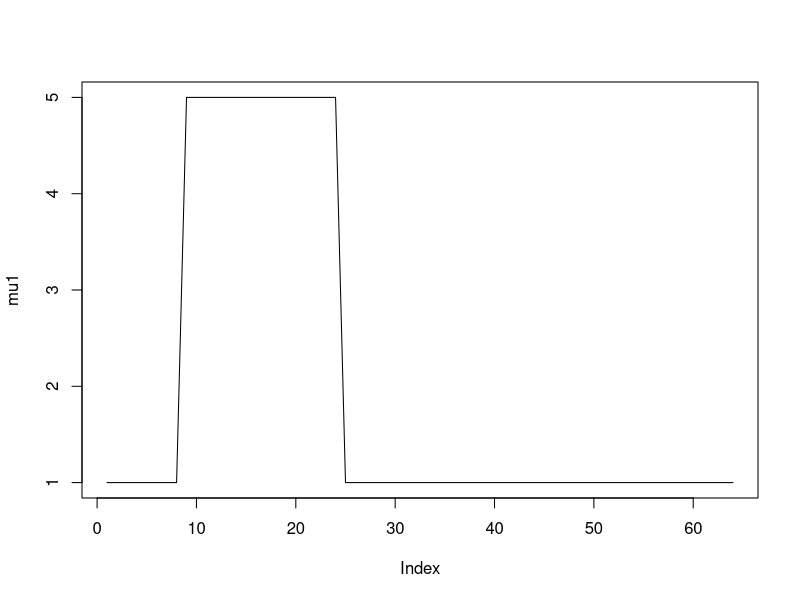
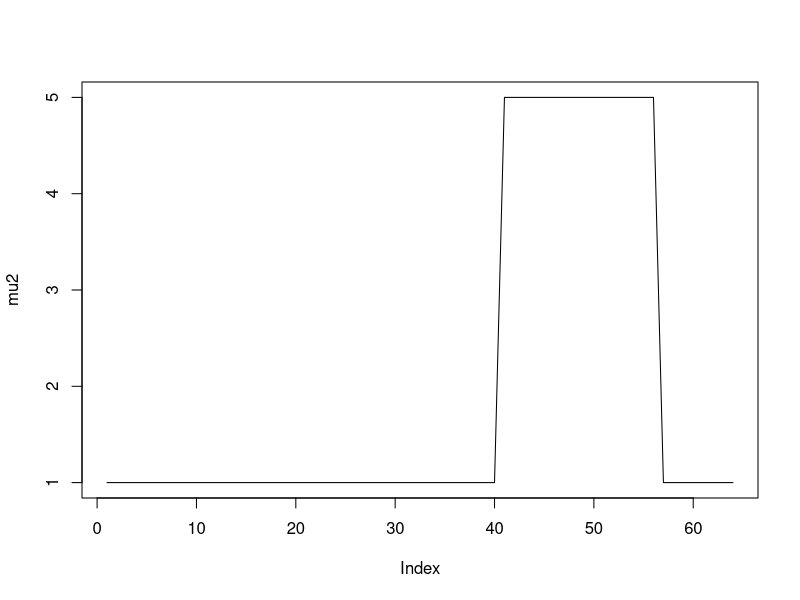
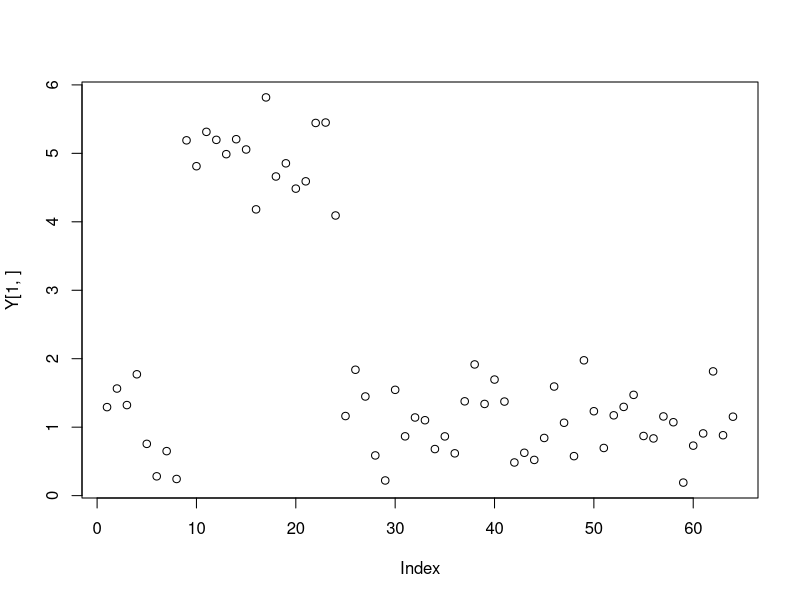
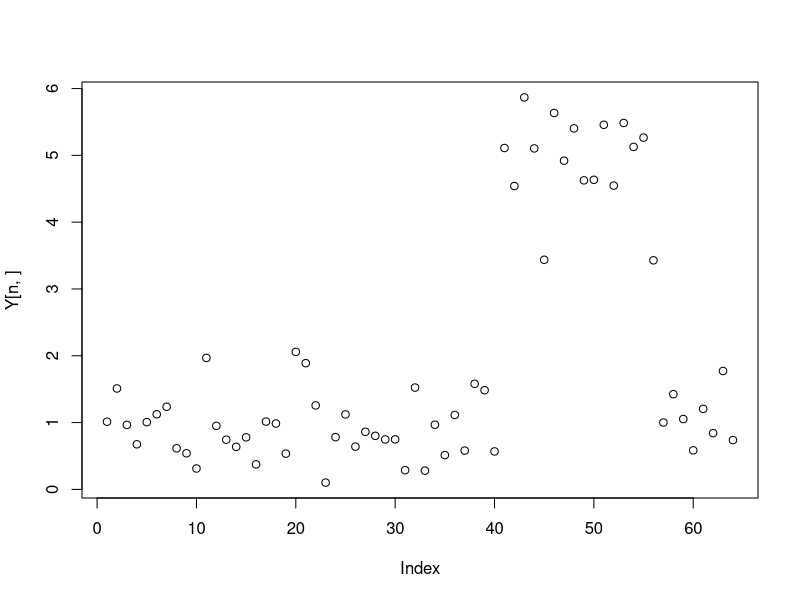

Write the R code that produced these figures, in order. (Note: this script raises an error after producing the figures.)

set.seed(12345)
n = 40
p = 2^6
mu1 = c(rep(1,p/8),rep(5,p/4),rep(1,p/8*5))
mu2 = c(rep(1,p/8*5),rep(5,p/4),rep(1,p/8))
plot(mu1,type='l')
plot(mu2,type='l')

FF = rbind(mu1,mu2)
l = c(rep(1,n/2),rep(0,n/2))
L = cbind(l,1-l)

Y = L%*%FF+matrix(rnorm(n*p,0,sd=0.5),nrow=n,ncol=p)
plot(Y[1,])
plot(Y[n,])

# data_flash = flash_set_data(Y)
# fit_flash = flash(data_flash,var_type = 'by_row')
# fit_flash$nfactors
# plot(fit_flash$ldf$f[,1],type='l')
# plot(fit_flash$ldf$f[,2],type='l')
# fit_flash$fit$tau

fit_wave = wave_ebmf(Y,Kmax=10,nullcheck=TRUE,verbose = TRUE,type = 'wavelet')
plot(fit_wave$ldf$f[,1],type='l')
plot(fit_wave$ldf$f[,2],type='l')
plot(fit_wave$ldf$f[,10],type='l')






